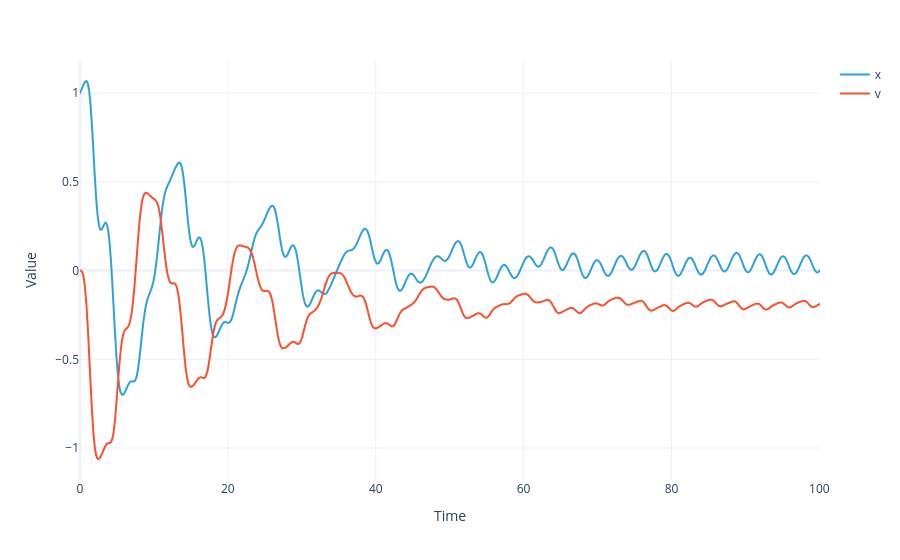

Notebook code for this chart:
### Markdown cell above
Comparison with the reference calculation:

### Code cell
dof = Coordinates({'dof': ('dof', ['x', 'v'], {'long_name': "Degrees of freedom"})})
space = XarrayVectorSpace(dof)
A = XarrayMatrixOperator(np.array([[0., -1.], [1., 0]]), source=space, range=space)
B = XarrayMatrixOperator(np.array([[0., 0.], [0., 1.]]), source=space, range=space)
operator = LincombOperator(
    [A, B], 
    [
        ExpressionParameterFunctional("w0**2", Parameters({'w0': 1})), 
        ExpressionParameterFunctional("c", Parameters({'c': 1}))
    ]
)
rhs = space.from_numpy(np.array([[.1], [0.]]))
initial_data = space.from_numpy(np.array([1., 0.]))
T = 100
model = InstationaryModel(T, initial_data, operator, rhs, time_stepper=BDFTimeStepper(), num_values=100)
bdf_sol = model.solve(dict(c=.1, w0="sin(t)"))

bdf_sol.visualize()

### Figure 1 — Plotly figure (JSON) as saved in the notebook; plotly's stock layout.template omitted (floating-point values rounded to 4 significant figures; data arrays with more than 128 entries replaced by an {"elided": "..."} marker saying what was removed)
{"data": [{"hovertemplate": "dof=x<br>Time=%{x}<br>Value=%{y}<extra></extra>", "legendgroup": "x", "line": {"color": "#2fa1da", "dash": "solid"}, "marker": {"symbol": "circle"}, "mode": "lines", "name": "x", "showlegend": true, "type": "scattergl", "x": {"elided": "658 float values"}, "xaxis": "x", "y": {"elided": "658 float values"}, "yaxis": "y"}, {"hovertemplate": "dof=v<br>Time=%{x}<br>Value=%{y}<extra></extra>", "legendgroup": "v", "line": {"color": "#fb4f2f", "dash": "solid"}, "marker": {"symbol": "circle"}, "mode": "lines", "name": "v", "showlegend": true, "type": "scattergl", "x": {"elided": "658 float values"}, "xaxis": "x", "y": {"elided": "658 float values"}, "yaxis": "y"}], "layout": {"legend": {"title": {}, "tracegroupgap": 0}, "margin": {"t": 60}, "xaxis": {"anchor": "y", "domain": [0, 1], "title": {"text": "Time"}}, "yaxis": {"anchor": "x", "domain": [0, 1], "title": {"text": "Value"}}}}
